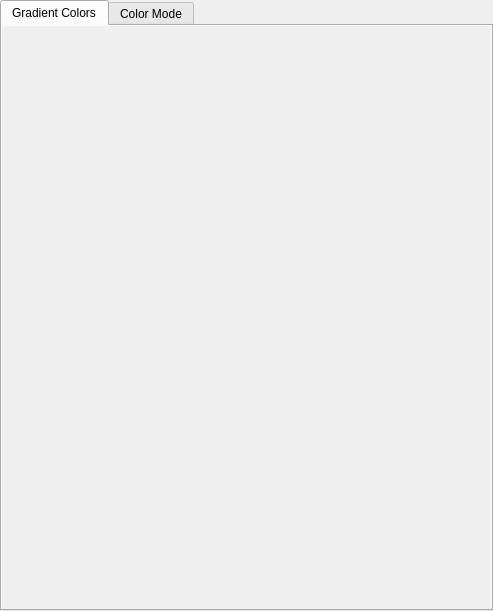
<?xml version="1.0" encoding="UTF-8"?>
<ui version="4.0">
 <class>GradientMapFilterConfigWidget</class>
 <widget class="QWidget" name="GradientMapFilterConfigWidget">
  <property name="geometry">
   <rect>
    <x>0</x>
    <y>0</y>
    <width>493</width>
    <height>611</height>
   </rect>
  </property>
  <property name="windowTitle">
   <string>Gradient Map</string>
  </property>
  <layout class="QGridLayout" name="gridLayout">
   <property name="leftMargin">
    <number>0</number>
   </property>
   <property name="topMargin">
    <number>0</number>
   </property>
   <property name="rightMargin">
    <number>0</number>
   </property>
   <property name="bottomMargin">
    <number>0</number>
   </property>
   <item row="0" column="0">
    <widget class="QTabWidget" name="tabWidget">
     <property name="currentIndex">
      <number>0</number>
     </property>
     <widget class="QWidget" name="tabGradientColors">
      <attribute name="title">
       <string>Gradient Colors</string>
      </attribute>
      <layout class="QVBoxLayout" name="verticalLayout_3">
       <property name="spacing">
        <number>0</number>
       </property>
       <property name="leftMargin">
        <number>0</number>
       </property>
       <property name="topMargin">
        <number>0</number>
       </property>
       <property name="rightMargin">
        <number>0</number>
       </property>
       <property name="bottomMargin">
        <number>0</number>
       </property>
       <item>
        <widget class="QScrollArea" name="scrollAreaGradientColors">
         <property name="sizePolicy">
          <sizepolicy hsizetype="MinimumExpanding" vsizetype="Ignored">
           <horstretch>0</horstretch>
           <verstretch>0</verstretch>
          </sizepolicy>
         </property>
         <property name="frameShape">
          <enum>QFrame::NoFrame</enum>
         </property>
         <property name="horizontalScrollBarPolicy">
          <enum>Qt::ScrollBarAlwaysOff</enum>
         </property>
         <property name="widgetResizable">
          <bool>true</bool>
         </property>
         <widget class="KisGenericGradientEditor" name="widgetGradientEditor">
          <property name="geometry">
           <rect>
            <x>0</x>
            <y>0</y>
            <width>485</width>
            <height>574</height>
           </rect>
          </property>
         </widget>
        </widget>
       </item>
      </layout>
     </widget>
     <widget class="QWidget" name="tabColorMode">
      <attribute name="title">
       <string>Color Mode</string>
      </attribute>
      <layout class="QVBoxLayout" name="verticalLayout" stretch="0,0,1">
       <property name="spacing">
        <number>5</number>
       </property>
       <property name="leftMargin">
        <number>10</number>
       </property>
       <property name="topMargin">
        <number>10</number>
       </property>
       <property name="rightMargin">
        <number>10</number>
       </property>
       <property name="bottomMargin">
        <number>10</number>
       </property>
       <item>
        <widget class="QComboBox" name="comboBoxColorMode">
         <item>
          <property name="text">
           <string>Blend</string>
          </property>
         </item>
         <item>
          <property name="text">
           <string>Nearest</string>
          </property>
         </item>
         <item>
          <property name="text">
           <string>Dither</string>
          </property>
         </item>
        </widget>
       </item>
       <item>
        <widget class="QStackedWidget" name="stackedWidgetColorMode">
         <property name="sizePolicy">
          <sizepolicy hsizetype="Expanding" vsizetype="Expanding">
           <horstretch>0</horstretch>
           <verstretch>0</verstretch>
          </sizepolicy>
         </property>
         <property name="frameShape">
          <enum>QFrame::StyledPanel</enum>
         </property>
         <property name="currentIndex">
          <number>1</number>
         </property>
         <property name="prefix" stdset="0">
          <string>Amount:  </string>
         </property>
         <widget class="QWidget" name="blendPage">
          <property name="sizePolicy">
           <sizepolicy hsizetype="Expanding" vsizetype="Expanding">
            <horstretch>0</horstretch>
            <verstretch>0</verstretch>
           </sizepolicy>
          </property>
          <layout class="QFormLayout" name="formLayout_7"/>
         </widget>
         <widget class="QWidget" name="nearestPage">
          <property name="sizePolicy">
           <sizepolicy hsizetype="Expanding" vsizetype="Expanding">
            <horstretch>0</horstretch>
            <verstretch>0</verstretch>
           </sizepolicy>
          </property>
          <layout class="QFormLayout" name="formLayout_6"/>
         </widget>
         <widget class="QWidget" name="ditherPage">
          <layout class="QFormLayout" name="formLayout_5">
           <item row="0" column="0" colspan="2">
            <widget class="KisDitherWidget" name="widgetDither" native="true">
             <property name="sizePolicy">
              <sizepolicy hsizetype="Expanding" vsizetype="Expanding">
               <horstretch>0</horstretch>
               <verstretch>0</verstretch>
              </sizepolicy>
             </property>
            </widget>
           </item>
          </layout>
         </widget>
        </widget>
       </item>
       <item>
        <spacer name="verticalSpacer">
         <property name="orientation">
          <enum>Qt::Vertical</enum>
         </property>
         <property name="sizeHint" stdset="0">
          <size>
           <width>0</width>
           <height>0</height>
          </size>
         </property>
        </spacer>
       </item>
      </layout>
     </widget>
    </widget>
   </item>
  </layout>
 </widget>
 <customwidgets>
  <customwidget>
   <class>KisDitherWidget</class>
   <extends>QWidget</extends>
   <header location="global">KisDitherWidget.h</header>
   <container>1</container>
  </customwidget>
  <customwidget>
   <class>KisGenericGradientEditor</class>
   <extends>QWidget</extends>
   <header location="global">KisGenericGradientEditor.h</header>
   <container>1</container>
  </customwidget>
 </customwidgets>
 <resources/>
 <connections>
  <connection>
   <sender>comboBoxColorMode</sender>
   <signal>currentIndexChanged(int)</signal>
   <receiver>stackedWidgetColorMode</receiver>
   <slot>setCurrentIndex(int)</slot>
   <hints>
    <hint type="sourcelabel">
     <x>231</x>
     <y>78</y>
    </hint>
    <hint type="destinationlabel">
     <x>245</x>
     <y>109</y>
    </hint>
   </hints>
  </connection>
  <connection>
   <sender>stackedWidgetColorMode</sender>
   <signal>currentChanged(int)</signal>
   <receiver>comboBoxColorMode</receiver>
   <slot>setCurrentIndex(int)</slot>
   <hints>
    <hint type="sourcelabel">
     <x>301</x>
     <y>109</y>
    </hint>
    <hint type="destinationlabel">
     <x>299</x>
     <y>78</y>
    </hint>
   </hints>
  </connection>
 </connections>
</ui>
